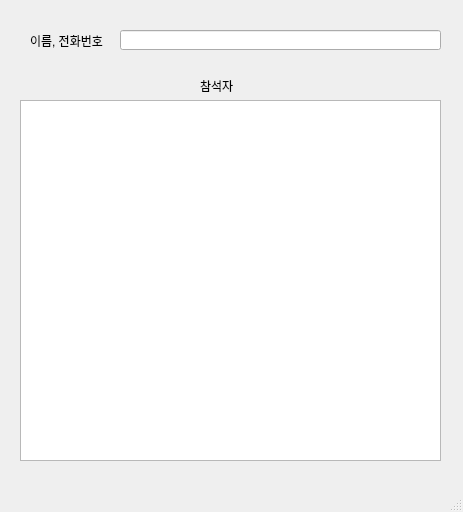
<?xml version="1.0" encoding="UTF-8"?>
<ui version="4.0">
 <class>MainWindow</class>
 <widget class="QMainWindow" name="MainWindow">
  <property name="geometry">
   <rect>
    <x>0</x>
    <y>0</y>
    <width>463</width>
    <height>512</height>
   </rect>
  </property>
  <property name="sizePolicy">
   <sizepolicy hsizetype="Fixed" vsizetype="Fixed">
    <horstretch>0</horstretch>
    <verstretch>0</verstretch>
   </sizepolicy>
  </property>
  <property name="minimumSize">
   <size>
    <width>463</width>
    <height>512</height>
   </size>
  </property>
  <property name="maximumSize">
   <size>
    <width>463</width>
    <height>512</height>
   </size>
  </property>
  <property name="windowTitle">
   <string>방명록</string>
  </property>
  <widget class="QWidget" name="centralwidget">
   <widget class="QLabel" name="label">
    <property name="geometry">
     <rect>
      <x>30</x>
      <y>30</y>
      <width>81</width>
      <height>21</height>
     </rect>
    </property>
    <property name="text">
     <string>이름, 전화번호</string>
    </property>
   </widget>
   <widget class="QLineEdit" name="nameText">
    <property name="geometry">
     <rect>
      <x>120</x>
      <y>30</y>
      <width>321</width>
      <height>20</height>
     </rect>
    </property>
    <property name="inputMask">
     <string/>
    </property>
    <property name="text">
     <string/>
    </property>
   </widget>
   <widget class="QLabel" name="label_2">
    <property name="geometry">
     <rect>
      <x>200</x>
      <y>80</y>
      <width>56</width>
      <height>12</height>
     </rect>
    </property>
    <property name="text">
     <string>참석자</string>
    </property>
   </widget>
   <widget class="QPlainTextEdit" name="listPlain">
    <property name="geometry">
     <rect>
      <x>20</x>
      <y>100</y>
      <width>421</width>
      <height>361</height>
     </rect>
    </property>
   </widget>
  </widget>
  <widget class="QStatusBar" name="statusbar"/>
 </widget>
 <resources/>
 <connections/>
</ui>
